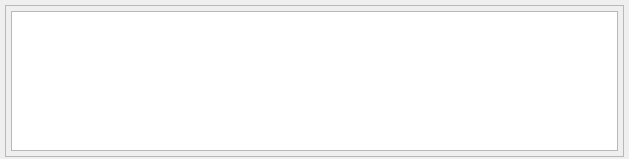
<?xml version="1.0" encoding="UTF-8"?>
<ui version="4.0">
 <class>GBRecordInfoResultDlg</class>
 <widget class="QWidget" name="GBRecordInfoResultDlg">
  <property name="geometry">
   <rect>
    <x>0</x>
    <y>0</y>
    <width>629</width>
    <height>159</height>
   </rect>
  </property>
  <property name="windowTitle">
   <string>GBRecordInfoResultDlg</string>
  </property>
  <layout class="QGridLayout" name="gridLayout_2">
   <property name="leftMargin">
    <number>5</number>
   </property>
   <property name="topMargin">
    <number>5</number>
   </property>
   <property name="rightMargin">
    <number>5</number>
   </property>
   <property name="bottomMargin">
    <number>2</number>
   </property>
   <item row="0" column="0" colspan="2">
    <widget class="QFrame" name="frame_3">
     <property name="frameShape">
      <enum>QFrame::StyledPanel</enum>
     </property>
     <property name="frameShadow">
      <enum>QFrame::Raised</enum>
     </property>
     <layout class="QVBoxLayout" name="verticalLayout_2">
      <property name="leftMargin">
       <number>5</number>
      </property>
      <property name="topMargin">
       <number>5</number>
      </property>
      <property name="rightMargin">
       <number>5</number>
      </property>
      <property name="bottomMargin">
       <number>5</number>
      </property>
      <item>
       <widget class="QTableWidget" name="tableWidget">
        <property name="minimumSize">
         <size>
          <width>0</width>
          <height>0</height>
         </size>
        </property>
       </widget>
      </item>
     </layout>
    </widget>
   </item>
  </layout>
 </widget>
 <layoutdefault spacing="6" margin="11"/>
 <resources/>
 <connections/>
</ui>
